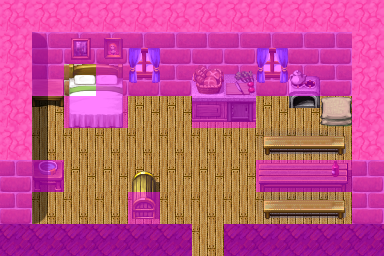

A 2D game scene composited from a Tiled map and its tileset images. What follows is a short description and the map's XML, with each tile layer's data collapsed to a summary:
An orthogonal 12x8 tile map with 32x32 px tiles, 4 tile layers (Ground, Objects, Above, Walkable), 60 tilesets and 5 objects (2x mapchange, rest, script, key).

<map version="1.0" tiledversion="1.1.5" orientation="orthogonal" renderorder="right-down" width="12" height="8" tilewidth="32" tileheight="32" infinite="0" nextobjectid="8">
 <tileset firstgid="1" name="map_bed_1" tilewidth="32" tileheight="32" tilecount="128" columns="16">
  <image source="../drawable/map_bed_1.png" width="512" height="256" />
 </tileset>
 <tileset firstgid="129" name="map_border_1" tilewidth="32" tileheight="32" tilecount="128" columns="16">
  <image source="../drawable/map_border_1.png" width="512" height="256" />
 </tileset>
 <tileset firstgid="257" name="map_bridge_1" tilewidth="32" tileheight="32" tilecount="128" columns="16">
  <image source="../drawable/map_bridge_1.png" width="512" height="256" />
 </tileset>
 <tileset firstgid="385" name="map_bridge_2" tilewidth="32" tileheight="32" tilecount="128" columns="16">
  <image source="../drawable/map_bridge_2.png" width="512" height="256" />
 </tileset>
 <tileset firstgid="513" name="map_broken_1" tilewidth="32" tileheight="32" tilecount="128" columns="16">
  <image source="../drawable/map_broken_1.png" width="512" height="256" />
 </tileset>
 <tileset firstgid="641" name="map_cavewall_1" tilewidth="32" tileheight="32" tilecount="108" columns="18">
  <image source="../drawable/map_cavewall_1.png" width="576" height="192" />
 </tileset>
 <tileset firstgid="749" name="map_cavewall_2" tilewidth="32" tileheight="32" tilecount="108" columns="18">
  <image source="../drawable/map_cavewall_2.png" width="576" height="192" />
 </tileset>
 <tileset firstgid="857" name="map_cavewall_3" tilewidth="32" tileheight="32" tilecount="108" columns="18">
  <image source="../drawable/map_cavewall_3.png" width="576" height="192" />
 </tileset>
 <tileset firstgid="965" name="map_cavewall_4" tilewidth="32" tileheight="32" tilecount="108" columns="18">
  <image source="../drawable/map_cavewall_4.png" width="576" height="192" />
 </tileset>
 <tileset firstgid="1073" name="map_chair_table_1" tilewidth="32" tileheight="32" tilecount="128" columns="16">
  <image source="../drawable/map_chair_table_1.png" width="512" height="256" />
 </tileset>
 <tileset firstgid="1201" name="map_chair_table_2" tilewidth="32" tileheight="32" tilecount="128" columns="16">
  <image source="../drawable/map_chair_table_2.png" width="512" height="256" />
 </tileset>
 <tileset firstgid="1329" name="map_crate_1" tilewidth="32" tileheight="32" tilecount="128" columns="16">
  <image source="../drawable/map_crate_1.png" width="512" height="256" />
 </tileset>
 <tileset firstgid="1457" name="map_cupboard_1" tilewidth="32" tileheight="32" tilecount="128" columns="16">
  <image source="../drawable/map_cupboard_1.png" width="512" height="256" />
 </tileset>
 <tileset firstgid="1585" name="map_curtain_1" tilewidth="32" tileheight="32" tilecount="128" columns="16">
  <image source="../drawable/map_curtain_1.png" width="512" height="256" />
 </tileset>
 <tileset firstgid="1713" name="map_entrance_1" tilewidth="32" tileheight="32" tilecount="128" columns="16">
  <image source="../drawable/map_entrance_1.png" width="512" height="256" />
 </tileset>
 <tileset firstgid="1841" name="map_entrance_2" tilewidth="32" tileheight="32" tilecount="128" columns="16">
  <image source="../drawable/map_entrance_2.png" width="512" height="256" />
 </tileset>
 <tileset firstgid="1969" name="map_fence_1" tilewidth="32" tileheight="32" tilecount="128" columns="16">
  <image source="../drawable/map_fence_1.png" width="512" height="256" />
 </tileset>
 <tileset firstgid="2097" name="map_fence_2" tilewidth="32" tileheight="32" tilecount="128" columns="16">
  <image source="../drawable/map_fence_2.png" width="512" height="256" />
 </tileset>
 <tileset firstgid="2225" name="map_fence_3" tilewidth="32" tileheight="32" tilecount="128" columns="16">
  <image source="../drawable/map_fence_3.png" width="512" height="256" />
 </tileset>
 <tileset firstgid="2353" name="map_fence_4" tilewidth="32" tileheight="32" tilecount="128" columns="16">
  <image source="../drawable/map_fence_4.png" width="512" height="256" />
 </tileset>
 <tileset firstgid="2481" name="map_ground_1" tilewidth="32" tileheight="32" tilecount="128" columns="16">
  <image source="../drawable/map_ground_1.png" width="512" height="256" />
 </tileset>
 <tileset firstgid="2609" name="map_ground_2" tilewidth="32" tileheight="32" tilecount="128" columns="16">
  <image source="../drawable/map_ground_2.png" width="512" height="256" />
 </tileset>
 <tileset firstgid="2737" name="map_ground_3" tilewidth="32" tileheight="32" tilecount="128" columns="16">
  <image source="../drawable/map_ground_3.png" width="512" height="256" />
 </tileset>
 <tileset firstgid="2865" name="map_ground_4" tilewidth="32" tileheight="32" tilecount="128" columns="16">
  <image source="../drawable/map_ground_4.png" width="512" height="256" />
 </tileset>
 <tileset firstgid="2993" name="map_ground_5" tilewidth="32" tileheight="32" tilecount="128" columns="16">
  <image source="../drawable/map_ground_5.png" width="512" height="256" />
 </tileset>
 <tileset firstgid="3121" name="map_ground_6" tilewidth="32" tileheight="32" tilecount="128" columns="16">
  <image source="../drawable/map_ground_6.png" width="512" height="256" />
 </tileset>
 <tileset firstgid="3249" name="map_ground_7" tilewidth="32" tileheight="32" tilecount="128" columns="16">
  <image source="../drawable/map_ground_7.png" width="512" height="256" />
 </tileset>
 <tileset firstgid="3377" name="map_ground_8" tilewidth="32" tileheight="32" tilecount="128" columns="16">
  <image source="../drawable/map_ground_8.png" width="512" height="256" />
 </tileset>
 <tileset firstgid="3505" name="map_house_1" tilewidth="32" tileheight="32" tilecount="128" columns="16">
  <image source="../drawable/map_house_1.png" width="512" height="256" />
 </tileset>
 <tileset firstgid="3633" name="map_house_2" tilewidth="32" tileheight="32" tilecount="128" columns="16">
  <image source="../drawable/map_house_2.png" width="512" height="256" />
 </tileset>
 <tileset firstgid="3761" name="map_indoor_1" tilewidth="32" tileheight="32" tilecount="128" columns="16">
  <image source="../drawable/map_indoor_1.png" width="512" height="256" />
 </tileset>
 <tileset firstgid="3889" name="map_indoor_2" tilewidth="32" tileheight="32" tilecount="128" columns="16">
  <image source="../drawable/map_indoor_2.png" width="512" height="256" />
 </tileset>
 <tileset firstgid="4017" name="map_kitchen_1" tilewidth="32" tileheight="32" tilecount="128" columns="16">
  <image source="../drawable/map_kitchen_1.png" width="512" height="256" />
 </tileset>
 <tileset firstgid="4145" name="map_outdoor_1" tilewidth="32" tileheight="32" tilecount="128" columns="16">
  <image source="../drawable/map_outdoor_1.png" width="512" height="256" />
 </tileset>
 <tileset firstgid="4273" name="map_pillar_1" tilewidth="32" tileheight="32" tilecount="128" columns="16">
  <image source="../drawable/map_pillar_1.png" width="512" height="256" />
 </tileset>
 <tileset firstgid="4401" name="map_pillar_2" tilewidth="32" tileheight="32" tilecount="128" columns="16">
  <image source="../drawable/map_pillar_2.png" width="512" height="256" />
 </tileset>
 <tileset firstgid="4529" name="map_plant_1" tilewidth="32" tileheight="32" tilecount="128" columns="16">
  <image source="../drawable/map_plant_1.png" width="512" height="256" />
 </tileset>
 <tileset firstgid="4657" name="map_plant_2" tilewidth="32" tileheight="32" tilecount="128" columns="16">
  <image source="../drawable/map_plant_2.png" width="512" height="256" />
 </tileset>
 <tileset firstgid="4785" name="map_rock_1" tilewidth="32" tileheight="32" tilecount="128" columns="16">
  <image source="../drawable/map_rock_1.png" width="512" height="256" />
 </tileset>
 <tileset firstgid="4913" name="map_rock_2" tilewidth="32" tileheight="32" tilecount="128" columns="16">
  <image source="../drawable/map_rock_2.png" width="512" height="256" />
 </tileset>
 <tileset firstgid="5041" name="map_roof_1" tilewidth="32" tileheight="32" tilecount="128" columns="16">
  <image source="../drawable/map_roof_1.png" width="512" height="256" />
 </tileset>
 <tileset firstgid="5169" name="map_roof_2" tilewidth="32" tileheight="32" tilecount="128" columns="16">
  <image source="../drawable/map_roof_2.png" width="512" height="256" />
 </tileset>
 <tileset firstgid="5297" name="map_roof_3" tilewidth="32" tileheight="32" tilecount="128" columns="16">
  <image source="../drawable/map_roof_3.png" width="512" height="256" />
 </tileset>
 <tileset firstgid="5425" name="map_shop_1" tilewidth="32" tileheight="32" tilecount="128" columns="16">
  <image source="../drawable/map_shop_1.png" width="512" height="256" />
 </tileset>
 <tileset firstgid="5553" name="map_sign_ladder_1" tilewidth="32" tileheight="32" tilecount="128" columns="16">
  <image source="../drawable/map_sign_ladder_1.png" width="512" height="256" />
 </tileset>
 <tileset firstgid="5681" name="map_table_1" tilewidth="32" tileheight="32" tilecount="128" columns="16">
  <image source="../drawable/map_table_1.png" width="512" height="256" />
 </tileset>
 <tileset firstgid="5809" name="map_trail_1" tilewidth="32" tileheight="32" tilecount="128" columns="16">
  <image source="../drawable/map_trail_1.png" width="512" height="256" />
 </tileset>
 <tileset firstgid="5937" name="map_transition_1" tilewidth="32" tileheight="32" tilecount="128" columns="16">
  <image source="../drawable/map_transition_1.png" width="512" height="256" />
 </tileset>
 <tileset firstgid="6065" name="map_transition_2" tilewidth="32" tileheight="32" tilecount="128" columns="16">
  <image source="../drawable/map_transition_2.png" width="512" height="256" />
 </tileset>
 <tileset firstgid="6193" name="map_transition_3" tilewidth="32" tileheight="32" tilecount="128" columns="16">
  <image source="../drawable/map_transition_3.png" width="512" height="256" />
 </tileset>
 <tileset firstgid="6321" name="map_transition_4" tilewidth="32" tileheight="32" tilecount="128" columns="16">
  <image source="../drawable/map_transition_4.png" width="512" height="256" />
 </tileset>
 <tileset firstgid="6449" name="map_tree_1" tilewidth="32" tileheight="32" tilecount="128" columns="16">
  <image source="../drawable/map_tree_1.png" width="512" height="256" />
 </tileset>
 <tileset firstgid="6577" name="map_tree_2" tilewidth="32" tileheight="32" tilecount="128" columns="16">
  <image source="../drawable/map_tree_2.png" width="512" height="256" />
 </tileset>
 <tileset firstgid="6705" name="map_wall_1" tilewidth="32" tileheight="32" tilecount="128" columns="16">
  <image source="../drawable/map_wall_1.png" width="512" height="256" />
 </tileset>
 <tileset firstgid="6833" name="map_wall_2" tilewidth="32" tileheight="32" tilecount="120" columns="15">
  <image source="../drawable/map_wall_2.png" width="480" height="256" />
 </tileset>
 <tileset firstgid="6953" name="map_wall_3" tilewidth="32" tileheight="32" tilecount="120" columns="15">
  <image source="../drawable/map_wall_3.png" width="480" height="256" />
 </tileset>
 <tileset firstgid="7073" name="map_wall_4" tilewidth="32" tileheight="32" tilecount="120" columns="15">
  <image source="../drawable/map_wall_4.png" width="480" height="256" />
 </tileset>
 <tileset firstgid="7193" name="map_window_1" tilewidth="32" tileheight="32" tilecount="128" columns="16">
  <image source="../drawable/map_window_1.png" width="512" height="256" />
 </tileset>
 <tileset firstgid="7321" name="map_window_2" tilewidth="32" tileheight="32" tilecount="128" columns="16">
  <image source="../drawable/map_window_2.png" width="512" height="256" />
 </tileset>
 <tileset firstgid="7449" name="map_guynmart" tilewidth="32" tileheight="32" tilecount="128" columns="16">
  <image source="../drawable/map_guynmart.png" width="512" height="256" />
 </tileset>
 <layer name="Ground" width="12" height="8">
  <data>[96 cells, 96 non-empty, 5 distinct tile ids]</data>
 </layer>
 <layer name="Objects" width="12" height="8">
  <data>[96 cells, 30 non-empty, 25 distinct tile ids]</data>
 </layer>
 <layer name="Above" width="12" height="8">
  <data>[96 cells, 8 non-empty, 5 distinct tile ids]</data>
 </layer>
 <layer name="Walkable" width="12" height="8">
  <data>[96 cells, 63 non-empty, 1 distinct tile ids]</data>
 </layer>
 <objectgroup name="Mapevents">
  <object id="4" name="rest" type="rest" x="320" y="96" width="32" height="32" />
  <object id="5" name="guynmart_s_gateopenrest" type="script" x="288" y="96" width="32" height="64" />
  <object id="1" name="entrance" type="mapchange" x="192" y="224" width="32" height="32">
   <properties>
    <property name="map" value="guynmart_wood_1" />
    <property name="place" value="farmhouse" />
   </properties>
  </object>
  <object id="6" name="base_beamto_stoutford" type="mapchange" x="64" y="64" width="32" height="32">
   <properties>
    <property name="map" value="stoutford_castle_barrack2" />
    <property name="place" value="base_beamto_guynmart" />
   </properties>
  </object>
 </objectgroup>
 <objectgroup name="Spawn" />
 <objectgroup name="Keys">
  <object id="7" name="base_nondisplay:1" type="key" x="64" y="64" width="32" height="32">
   <properties>
    <property name="phrase" value="base_beamto_10" />
    <property name="requireId" value="base_nondisplay" />
    <property name="requireType" value="questProgress" />
    <property name="requireValue" value="1" />
   </properties>
  </object>
 </objectgroup>
 <objectgroup name="Replace" />
</map>
